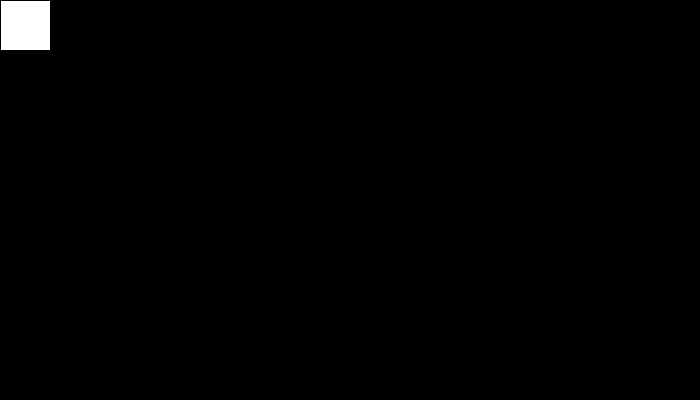
Frame 1 (no input)
Frame 60 (the mouse pressed at the canvas centre just before this capture): identical to frame 1, image omitted
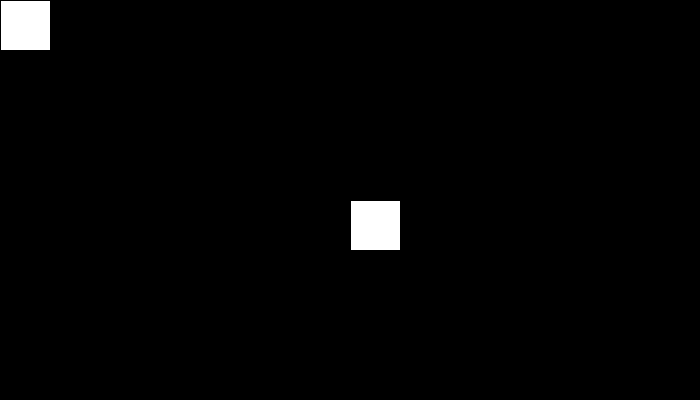
Frame 120 (the mouse held since frame 60 and released just before this capture)

The Processing sketch that drew these frames (run headless with seeded random() and noise(); from frame 60 on, the mouse is pressed at the canvas centre):

// Processing sketch: processing_36450
// ── processing_36450.pde

void setup(){
  size(700,400);
  background(0);
}

void draw(){
  rect(mouseX, mouseY, 50, 50);
}
